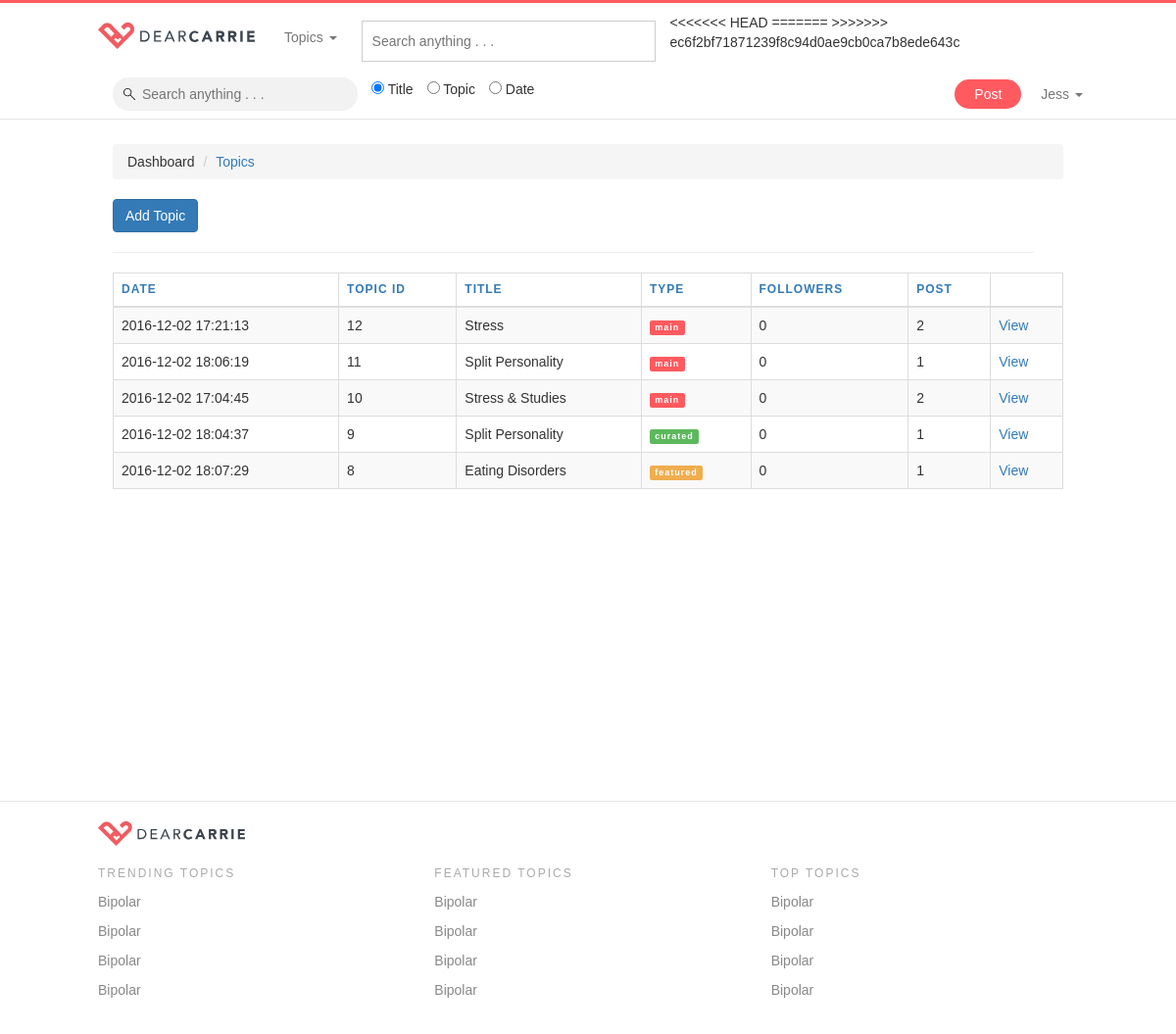
The page /topicList.php (signed in) on the database as committed earlier.
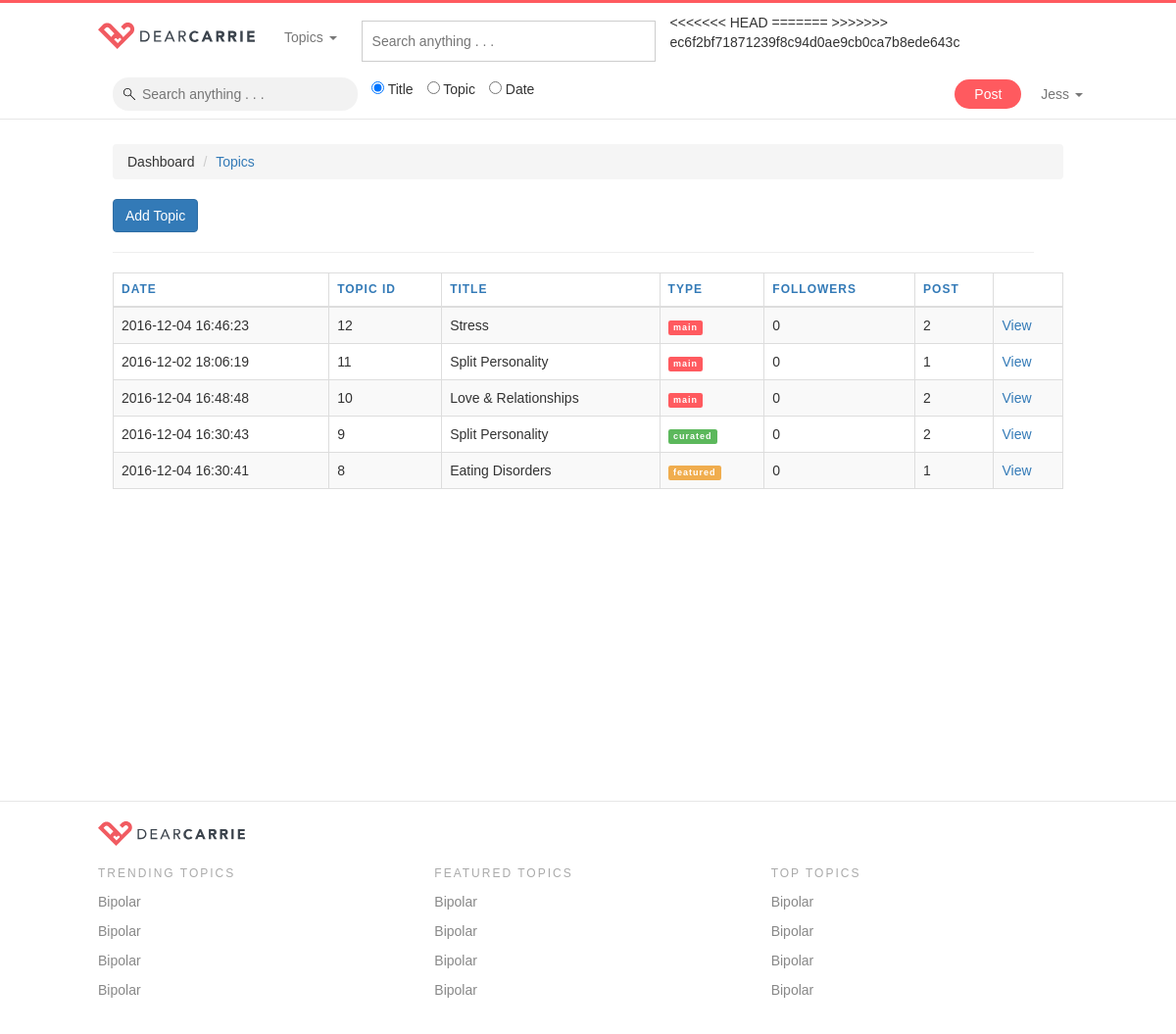
The same page on the database as committed later.
### tables this page shows
CREATE TABLE `topics` (
  `id` int(11) NOT NULL,
  `main_image` varchar(255) NOT NULL,
  `background` varchar(255) NOT NULL,
  `title` varchar(255) NOT NULL,
  `short_desc` varchar(255) NOT NULL,
  `description` varchar(255) NOT NULL,
  `date` timestamp NOT NULL DEFAULT CURRENT_TIMESTAMP ON UPDATE CURRENT_TIMESTAMP,
  `followers` int(11) NOT NULL DEFAULT '0',
  `posts` int(11) NOT NULL DEFAULT '0',
  `url` varchar(255) NOT NULL,
  `tel` varchar(255) NOT NULL,
  `type` varchar(255) NOT NULL,
  `order_num` int(11) NOT NULL,
  `score` double NOT NULL DEFAULT '0',
  `published` int(11) NOT NULL DEFAULT '1'
);

### controllers/commonFunctions.php (called while the page is built, shortened)
<?php
function checkLogin() {
	if(isset($_SESSION["role"])) {
		return false;
	}
	else {
		return true;
	}
}
function checkRole($userRole, $role) {
	if($userRole != $role) {
		return false;
	}
	else {
		return true;
	}
}
function connectToDataBase() {
	$theLineToDatabase =  mysqli_connect("localhost","root","root","dearcarrie");
	if(!$theLineToDatabase) {
		header("location: error.php?msg=Database connection error");
		exit();
	}
	else {
	  return $theLineToDatabase;
	}
}
function displayAllTopics() {
	$conn = connectToDataBase();
	$sql = "SELECT * FROM topics ORDER BY id DESC";
	$result = $conn->query($sql);
	$resArr = array();
	if ($result->num_rows > 0) {
		 while($row = $result->fetch_assoc()) {
			 $resArr[] = $row;
		 }
	} else {
		 showErrorMessage("No posts found");
	}
	return $resArr;
}
function displayFeaturedTopics() {
	$conn = connectToDataBase();
	$sql = "SELECT * FROM topics WHERE type = 'featured' ORDER BY order_num";
	$result = $conn->query($sql);
	$resArr = array();
	if ($result->num_rows > 0) {
		 while($row = $result->fetch_assoc()) {
			 $resArr[] = $row;
		 }
	}
	return $resArr;
}
function countPostByTopicID($topicid) {
	$conn = connectToDataBase();
	$sql = "SELECT COUNT(*) AS total
					FROM curation c
					INNER JOIN posts p ON c.postid = p.id
					WHERE c.topicid='$topicid' AND p.published = 1";
	$result = $conn->query($sql);
	$value = $result->fetch_assoc();
	return $value["total"];
}
?>

### topicList.php (the view, shortened to what this page needs)
<!DOCTYPE html>
<?php
  include('controllers/templates.php');
  $topics = displayAllTopics();
?>
<html lang="en">
  <link rel="stylesheet" type="text/css" href="https://cdn.datatables.net/v/bs/dt-1.10.12/datatables.min.css"/>
  <body>
    <?= navbar(); ?>
    <?= adminNav(); ?>
    <div class="page-container-admin">
        <ol class="breadcrumb">
            <li><a href="dashboard">Dashboard</a></li>
            <li class="active"><a href="#">Topics</a></li>
        </ol>
        <div class="row col-sm-12">
            <a href="addTopic" class="btn btn-primary" style="color:white;" >Add Topic</a>
            <hr/>
        </div>
        <table id="topic-list" class="table table-hover table-bordered table-striped">
            <thead>
            <tr>
                <th>Date</th>
                <th>Topic ID</th>
                <th>Title</th>
                <th>Type</th>
                <th>Followers</th>
                <th>Post</th>
                <th></th>
            </tr>
            </thead>
            <tbody>
            <?php
              foreach ($topics as $topic) {
                $postCount = countPostByTopicID($topic["id"]);
            ?>
            <tr>
                <td><?=$topic["date"];?></td>
                <td><?=$topic["id"];?></td>
                <td><?=$topic["title"];?></td>
                <td>
                    <?php if ($topic["type"] == "featured") {?>
                      <span class="label label-warning"><?=$topic["type"];?></span>
                    <?php } else if($topic["type"] == "curated") { ?>
                      <span class="label label-success"><?=$topic["type"];?></span>
                    <?php } else { ?>
                      <span class="label label-primary"><?=$topic["type"];?></span>
                    <?php } ?>
                </td>
                <td><?=$topic["followers"];?></td>
                <td><?=$postCount;?></td>
                <td><a href="adminTopicDetails?topicID=<?=$topic["id"];?>" class="admin-sec-color">View</a></td>
            </tr>
            <?php } ?>
            </tbody>
        </table>
    </div>
  </body>
</html>

Rows that differ between the two databases and show on the page:
changed topics "Stress": date "2016-12-02 17:21:13" → "2016-12-04 16:46:23"
changed topics id 10: date "2016-12-02 17:04:45" → "2016-12-04 16:48:48"; title "Stress & Studies" → "Love & Relationships"
changed topics "curated": date "2016-12-02 18:04:37" → "2016-12-04 16:30:43"; postCount "1" → "2"
changed topics "Eating Disorders": date "2016-12-02 18:07:29" → "2016-12-04 16:30:41"
